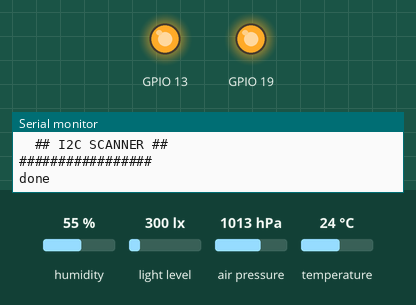
Bench run of a program on a simulated ESP32. Parts: output pins drawn as LEDs (lit = HIGH), the last lines printed to the serial monitor. The test bench sets the inputs (shaded band); at power-on: humidity 55 %, light level 300 lx, air pressure 1013 hPa, temperature 24 °C. WiFi joins after 1.5 s; servers stay silent unless stated; no MQTT or app messages arrive unless stated; not simulated (calls return 0 or success): configs/secrets.h, mqttAuth.h; names the files do not define were given values by the test bench: mqttPort = 1883. At 18.3 s the program puts the board to deep sleep or switches it off; the recording ends there.

Above: at 1.1 s.
At 3.6 s:
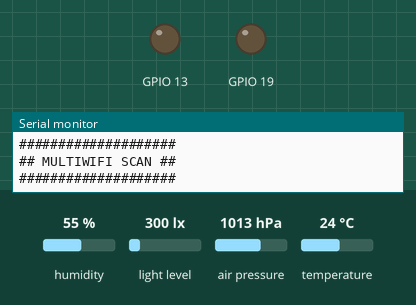
At 5.1 s:
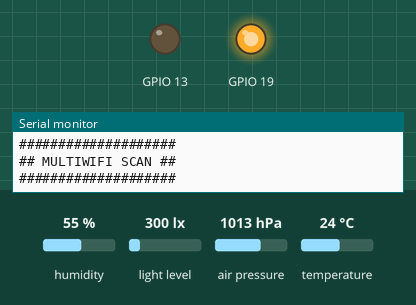
At 6.98 s:
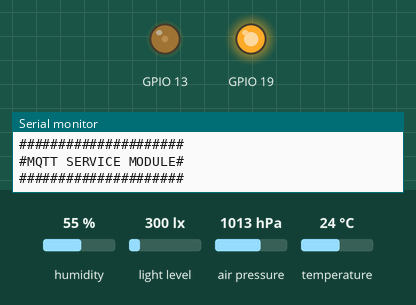
Timing chart, 0 to 18.3 s (numbered marks = the images above):
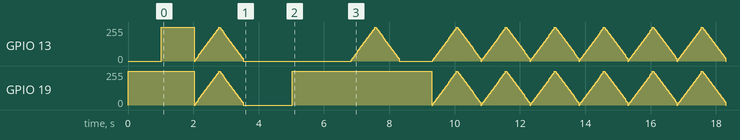

The program:

main.cpp
```cpp
#include <Arduino.h>
#include <SPI.h>
// #include "ArduinoOTA.h"
#include <ElegantOTA.h>
#include <WiFiClient.h>
#include <WebServer.h>

#include "network/network.h"   //wifi control
#include "mqtt/mqttServices.h" //mqtt functions
#include "leds/leds_watchdog_helper.h"
#include "sensors/sensors.h"
sensorData env;

#include "esp_log.h"
#include "configs/secrets.h" //wifi passwd
#include "configs/globals.h" //Global variables, defines
WiFiMulti wifiMulti;

#include <soc/soc.h>
#include <soc/rtc_cntl_reg.h>
#include <esp_task_wdt.h>
#include <esp_system.h>
#include <driver/rtc_io.h>
#include <esp_sleep.h>

// ################################
//         MQTT
// #################################
WiFiClient wifiClient;
int timer = 0;
int HttpLogServerPort = 80;

WebServer server(HttpLogServerPort); // for ota

PubSubClient mqttClient(wifiClient);
byte bErrorBMP, bErrorLux, bErrorAHT;
byte bErrorAll = 0;

void setup()
{
  digitalWrite(19, HIGH);
  byte error, address;
  int nDevices;

  Serial.begin(115200);
  Serial.setDebugOutput(true); // Set debug output to Serial

  led_watchdog_progress_blink(exec_stage::WATCHDOG);

  esp_log_level_set("*", ESP_LOG_DEBUG);

  Wire.begin();

  Serial.print("\n#################\n");
  Serial.print("  ## WATCHDOG ##\n");
  Serial.println("#################\n");
  //
  //
  // LedBlink2(LED_BUSY_PIN,3,0,500);
  //
  //
  //

  print_wakeup_reason();

  // Wake up timer set
  if (esp_sleep_enable_timer_wakeup(TIME_TO_SLEEP * uS_TO_S_FACTOR) == ESP_OK)
    ESP_LOGI(Deep_Sleep, "Deep sleep timer set to %i sec", TIME_TO_SLEEP);
  else
    ESP_LOGE(Deep_Sleep, "Deep sleep set time ERROR");

  // INIT Watchdog
  if (esp_task_wdt_init(WDT_TIMEOUT, true) == ESP_OK)
  {
    esp_task_wdt_add(NULL); // add current thread to WDT watch
    ESP_LOGI(Esp_parms, "ESP32 watchdog set restart after %i sec on panic", TIME_TO_SLEEP);
  }
  else
    ESP_LOGE(Esp_parms, "ESP32 watchdog set panic ERROR");

  // Set CPU frequency
  if (setCpuFrequencyMhz(80))
    ESP_LOGI(Esp_parms, "CPU set to:80Mhz");
  else
    ESP_LOGE(Esp_parms, "CPU not set to 80Mhz back to default 240Mhz");

  Serial.print("\n#################\n");
  Serial.print("  ## I2C SCANNER ##\n");
  Serial.println("#################\n");

  ESP_LOGI(I2c_Scanner, "Scanning...");

  nDevices = 0;
  for (address = 1; address < 127; address++)
  {

    Wire.beginTransmission(address);
    error = Wire.endTransmission();

    if (error == 0)
    {
      ESP_LOGI(I2c_Scanner, "Found device address %i", int(address));
      nDevices++;
    }
    else if (error == 4)
    {
      Serial.print("Unknow error at address 0x");
      if (address < 16)
        Serial.print("0");
      Serial.print(address, HEX);
      Serial.print("  ->");
      Serial.println(address);
    }
  }
  if (nDevices == 0)
    Serial.println("No I2C devices found\n");
  else
    Serial.println("done\n");

  led_watchdog_progress_blink(exec_stage::I2CSCAN);

  // ESP_LOGE("I2C device list scan", "Nie wszystkie czujniki sa gotowe, go next part...");

  // scan_wifi();
  // bool wifiStatus =setup_multi_wifi(mWifiPASS,mWifiPASS);
  //
  //
  // LedBlink2(LED_READY_PIN,5,0,300);
  //
  //
  //
  Serial.print("\n#####################\n");
  Serial.print("  ## MULTIWIFI SETUP ##\n");
  Serial.println("#####################\n");

  wifiMulti.addAP(Wifi1ssid, Wifi1pass); // temporary
  wifiMulti.addAP(Wifi2ssid, Wifi1pass);
  // wifiMulti.addAP("x", "x");

  Serial.print("\n####################\n");
  Serial.print("## MULTIWIFI SCAN ##\n");

  Serial.println("####################\n");

  led_watchdog_progress_blink(exec_stage::WIFI_TRY);

  if (wifiMulti.run() == WL_CONNECTED)
  {
    Serial.println("");
    ESP_LOGI(Network_Wifi_Conn, "WiFi connected");

    ESP_LOGI(Network_Wifi_Conn, "IP: %s", WiFi.localIP().toString().c_str());
    ESP_LOGI(Network_Wifi_Conn, "MAC: %s", WiFi.BSSIDstr().c_str());
    ESP_LOGI(Network_Wifi_Conn, "Channel: %d \n", WiFi.channel());

    led_watchdog_progress_blink(exec_stage::WIFI_CONNECTED);

    Serial.print("\n####################\n");
    Serial.print("# uSERVER HANDLERS #\n");
    Serial.println("####################\n");
    server.on("/", []()
              { server.send(200, "text/plain", "Hi! I am ESP32. Updated by Blacha Again and again"); });
    // NETWORK_uSERVER_HANDLER

    ElegantOTA.begin(&server); // Start ElegantOTA
    ESP_LOGI(uServer_Handlers, "ElegantOTA HTTP server started");
    server.begin();
    ESP_LOGI(uServer_Handlers, "OutputLog HTTP server begin on port: %i", HttpLogServerPort);

    sensorCheck(); // to return
  }
  else
  {
    led_watchdog_progress_blink(exec_stage::WIFI_ERROR);
    ESP_LOGE(Network_Wifi_Conn, "!!!!!!!!!!!!\n\n\nWIFI problem\n\n\n!!!!!!!!!!!!!!!!!");
    ESP.restart();
  }
}

void loop()
{
  server.handleClient();     // Uchwyt serwera HTTP do obslugi klienta
  readSensors(&env);         // Odczyt sensorów
  checkBatteryVoltage(&env); // Odczyt napięcia

  if (env.batteryVoltage <= batteryLowVoltage)
  {
    env.lowBattery = 1;
    ESP_LOGE(Battery, "BATTERY LOW: Measured:%fV !!!!!!!!!!!!!!!", env.batteryVoltage);
    {
      if (esp_sleep_enable_timer_wakeup(TIME_TO_SLEEP_LOW_BATTERY * uS_TO_S_FACTOR) == ESP_OK)
        ESP_LOGE(Battery, "BATTERY LOW:DEEP SLEEP SET TO %fsec", TIME_TO_SLEEP_LOW_BATTERY);
    }
  }
  else
  {
    env.lowBattery = 0;
  }

  if (MQTTconnect(mqttClient) == true) // Wysłanie danych przez protokół MQTT
  {

    float tempC = env.temperatureC;
    MQTTPublish("TempC", env.temperatureC, false, mqttClient);
    MQTTPublish("Hum", env.humidity, false, mqttClient);
    MQTTPublish("TempHum", env.temphum, false, mqttClient);
    MQTTPublish("HeatIndex", env.HeatIndex, false, mqttClient);
    MQTTPublish("Preasure", env.PressureSeaLevel, false, mqttClient);
    MQTTPublish("BME", env.BMEtemperature, false, mqttClient);
    MQTTPublish("Lux", env.lux, false, mqttClient);
    MQTTPublish("BatteryADC", env.batteryADC, false, mqttClient);
    MQTTPublish("BatteryVoltage", env.batteryVoltage, false, mqttClient);
    MQTTPublish("LowBattery", env.lowBattery, false, mqttClient);

    led_watchdog_progress_blink(exec_stage::SENT);
  }
  delay(1000);

  ESP_LOGI(Deep_Sleep, "Deep sleep start in 5 sec");
  for (int i = 5; i >= 0; i--)
  {
    led_watchdog_progress_blink(exec_stage::DEEP);
    Serial.println(i);
  }

  ESP_LOGI(Deep_Sleep, "Starting Deep sleep!");

  esp_deep_sleep_start(); // Uśpienie układu
}
// ##################################################################################################################
// ##################################################################################################################
void print_wakeup_reason()
{
  esp_sleep_wakeup_cause_t wakeup_reason = esp_sleep_get_wakeup_cause();

  switch (wakeup_reason)
  {
  case ESP_SLEEP_WAKEUP_EXT0:
    ESP_LOGI(Esp_get_parms, "Wakeup caused by external signal using RTC_IO");
    break;
  case ESP_SLEEP_WAKEUP_EXT1:
    ESP_LOGI(Esp_get_parms, "Wakeup caused by external signal using RTC_CNTL");
    break;
  case ESP_SLEEP_WAKEUP_TIMER:
    ESP_LOGI(Esp_get_parms, "Wakeup caused by Deepsleep timer");
    break;
  case ESP_SLEEP_WAKEUP_TOUCHPAD:
    ESP_LOGI(Esp_get_parms, "Wakeup caused by touchpad");
    break;
  case ESP_SLEEP_WAKEUP_ULP:
    ESP_LOGI(Esp_get_parms, "Wakeup caused by ULP program");
    break;
  default:
    ESP_LOGI(Esp_get_parms, "Wakeup was not caused by deep sleep");
    break;
  }
}
```

leds.cpp
```cpp
#include "leds.h"

void LedFade(int pin)
{
    int brightness = 0;
    int fadeAmount = 10;

    for (int i = 0; i <= 51; i++)
    {
        analogWrite(pin, brightness);
        brightness = brightness + fadeAmount;
        if (brightness <= 0 || brightness >= 255)
        {

            fadeAmount = -fadeAmount;
        }
        else

            delay(30);
    }
    analogWrite(pin, 0);
}
void LedFade(int pin1, int pin2)
{
    int brightness = 0;
    int fadeAmount = 10;

    for (int i = 0; i <= 51; i++)
    {
        analogWrite(pin1, brightness);
        analogWrite(pin2, brightness);
        brightness = brightness + fadeAmount;
        if (brightness <= 0 || brightness >= 255)
        {

            fadeAmount = -fadeAmount;
        }
        else

            delay(30);
    }
    analogWrite(pin1, 0);
    analogWrite(pin2, 0);
}

void LedState(int pin, bool state)
{
    if (state == true)
        analogWrite(pin, 255);
    else
        analogWrite(pin, 0);
}

void LedBlink(int pin)
{
    analogWrite(pin, 255);
    delay(300);
    analogWrite(pin, 0);
    delay(500);
    analogWrite(pin, 255);
}

void LedBlink(int pin, int times, int tdelay)
{
    for (int i = 0; i < times; i++)
    {
        analogWrite(pin, 255);
        delay(tdelay);
        analogWrite(pin, 0);
        delay(tdelay);
    }
}

void LedBlink(int pin, int times, int endstate, int tdelay)
{
    for (int i = 0; i < times; i++)
    {
        analogWrite(pin, 255);
        delay(tdelay);
        analogWrite(pin, 0);
        delay(tdelay);
    }
    delay(500);
    digitalWrite(pin, endstate);
}

void LedBlink2(int pin1, int pin2, int times, int tdelay, bool endstate)
{
    for (int i = 0; i < times; i++)
    {
        analogWrite(pin1, 255);
        analogWrite(pin2, 255);
        delay(tdelay);
        analogWrite(pin1, 0);
        analogWrite(pin2, 0);
        delay(tdelay);
    }
    delay(500);
    digitalWrite(pin1, endstate);
    digitalWrite(pin2, endstate);
}
```

leds.h
```cpp
#ifndef LEDS_H
#define LEDS_H
#include <Arduino.h>

#define LED_GREEN 13
#define LED_BLUE 19

void LedState(int pin, bool state);
void LedFade(int pin);
void LedFade(int pin1, int pin2);
void LedBlink(int pin);

void LedBlink(int pin, int times, int tdelay = 300);
void LedBlink(int pin, int times, int endstate, int tdelay = 300);
void LedBlink2(int pin1, int pin2, int times, int tdelay, bool endstate);

#endif
```

leds_watchdog_helper.cpp
```cpp
#include "leds_watchdog_helper.h"

void led_watchdog_progress_blink(exec_stage stage)
{
    switch (stage)
    {
    case WATCHDOG:
        LedState(LED_BLUE, true);
        delay(1000);
        break;
    case I2CSCAN:
        LedState(LED_GREEN, true);
        delay(1000);
        break;
    case WIFI_TRY:
        LedFade(LED_BLUE, LED_GREEN);
        break;
    case WIFI_CONNECTED:
        LedState(LED_BLUE, true);
        LedState(LED_GREEN, false);
        delay(1000);
        break;
    case WIFI_ERROR:
        LedBlink2(LED_BLUE,LED_GREEN,15,200,1);
        break;
    case SENT:
        LedFade(LED_GREEN);
        break;
    case DEEP:

        LedFade(LED_BLUE, LED_GREEN);
        break;
    default:
        break;
    }
}

/*
WATCHDOG = full blue
I2CSCAN = full green and blue
WIFI_TRY = fade blue
WIFI_CONNECTED blue up and blink 3 times green
I2COK = green blik 3
,I2CERR = blue blik 3
,SENT fade green
,DEEP fade blue

void LedState(int pin, bool state);
void LedFade(int pin);
void LedBlink(int pin);
void LedBlink(int pin, int times);
void LedBlink(int pin, int times, int tdelay = 300);
void LedBlink2(int pin, int times, int endstate, int tdelay = 300);
*/
```

leds_watchdog_helper.h
```cpp
#ifndef LEDS_WATCHDOG_HELPER_H
#define LEDS_WATCHDDOG_HELPER_H
#include "leds.h"
enum exec_stage
{
    WATCHDOG,
    I2CSCAN,
    WIFI_TRY,
    WIFI_CONNECTED,
    WIFI_ERROR,
    SENT,
    DEEP
};
void led_watchdog_progress_blink(exec_stage stage);
#endif
```

mqttServices.cpp
```cpp
#include <Arduino.h>
#include "mqttServices.h"
#include "mqttAuth.h"

static const char *MQTT_Connect_TAG = "MQTT";
static const char *MQTT_Send_TAG = "MQTT_SEND";
static const char *MQTT_GotRequest_TAG = "MQTT_DATA";

bool MQTTconnect(PubSubClient &mqttClient)
{
  Serial.print("#####################\n");
  Serial.print("#MQTT SERVICE MODULE#\n");
  Serial.println("#####################\n");

  int tries = 1; // How many mqttClient try to connect after fail
  while (!mqttClient.connected())
  {
    mqttClient.setServer(mqttServer, mqttPort);
    ESP_LOGI(MQTT_Connect_TAG, "Connection attempt %i...", tries);
    // Attempt to connect
    if (mqttClient.connect(mqttServer, mqttUser, mqttPassword))
    {
      ESP_LOGI(MQTT_Connect_TAG, "Connection attempt %i ... Connected", tries);
      return true;
    }
    else
    {
      int mqtt_rc_state = mqttClient.state();
      ESP_LOGE(MQTT_Connect_TAG, "Connection attempt %i/5 failed return code=%i, Retrying in 5 seconds...", tries, mqtt_rc_state);

      delay(5000);
      tries++;
      if (tries > 6)
      {
        ESP_LOGE(MQTT_Connect_TAG, "ERROR! Connection failed after 5 attempts (RC=%i) . STOP, Going to deep sleep", mqtt_rc_state);
        return false;
      }
    }
  }
  // Serial.println();

  return true;
}

void MQTTSend(char *topicBuffer, char *payload, bool retain, PubSubClient &mqttClient) //  MQTTSend: MQTT send topic with value to broker
{
  int status = 0;
  int retryCount = 0;
#ifdef ExtraDebugMQTT
  ESP_LOGD(MQTT_GotRequest_TAG, "Got request -> '%s':'%s'", topicBuffer, payload);
#else
  ESP_LOGI(MQTT_Send_TAG, "Sending request status=%i retryCount=%i ", status, retryCount);
#endif

  while (!status && retryCount < 5)
  {
    status = mqttClient.publish(topicBuffer, payload, retain);
    if (status)
      ESP_LOGI(MQTT_Send_TAG, "Sending request, status=%i retryCount=%i [OK]", status, retryCount);
    else
      ESP_LOGI(MQTT_Send_TAG, "Retrying request, status=%i retryCount=%i [Retry]", status, retryCount);
    delay(50);
    retryCount++;
  }

  if (retryCount >= 5)
  {
    ESP_LOGE(MQTT_Send_TAG, "Request FAILED , in status=%i after retryCount=%i", status, retryCount);
    ESP_LOGE(MQTT_Send_TAG, "^^^^^^^ on '%s':'%s'", topicBuffer, payload);
  }
}

void MQTTPublish(const char topic[], char *value, bool retain, PubSubClient &mqttClient)
{
  char topicBuffer[256];
  char payload[256];

  strcpy(topicBuffer, mainTopic);
  strcat(topicBuffer, topic);
  if (!mqttClient.connected())
    MQTTconnect(mqttClient);
  mqttClient.loop();
  sprintf(payload, "%s", value);
  MQTTSend(topicBuffer, payload, retain, mqttClient);
}
void MQTTPublish(const char topic[], int value, bool retain, PubSubClient &mqttClient) //  MQTTPublishInt
{
  char topicBuffer[256];
  char payload[256];

  strcpy(topicBuffer, mainTopic);
  strcat(topicBuffer, topic);
  if (!mqttClient.connected())
    MQTTconnect(mqttClient);
  mqttClient.loop();
  sprintf(payload, "%i", value);
  MQTTSend(topicBuffer, payload, retain, mqttClient);
}
void MQTTPublish(const char topic[], long value, bool retain, PubSubClient &mqttClient) //  MQTTPublish Long
{
  char topicBuffer[256];
  char payload[256];

  strcpy(topicBuffer, mainTopic);
  strcat(topicBuffer, topic);
  if (!mqttClient.connected())
    MQTTconnect(mqttClient);
  mqttClient.loop();
  sprintf(payload, "%li", value);
  MQTTSend(topicBuffer, payload, retain, mqttClient);
}
void MQTTPublish(const char topic[], float value, bool retain, PubSubClient &mqttClient) //  MQTTPublishFloat
{
  char topicBuffer[256];
  char payload[256];

  strcpy(topicBuffer, mainTopic);
  strcat(topicBuffer, topic);
  if (!mqttClient.connected())
    MQTTconnect(mqttClient);
  mqttClient.loop();
  sprintf(payload, "%6.3f", value);
  MQTTSend(topicBuffer, payload, retain, mqttClient);
}
void MQTTPublish(const char topic[], bool value, bool retain, PubSubClient &mqttClient) //  MQTTPublishBool
{
  char topicBuffer[256];
  char payload[256];

  strcpy(topicBuffer, mainTopic);
  strcat(topicBuffer, topic);
  if (!mqttClient.connected())
    MQTTconnect(mqttClient);
  mqttClient.loop();
  if (value)
  {
    sprintf(payload, "true");
  }
  else
  {
    sprintf(payload, "false");
  }
  MQTTSend(topicBuffer, payload, retain, mqttClient);
}
```

mqttServices.h
```cpp
#ifndef MQTTSERVICES_H
#define MQTTSERVICES_H

#include <Arduino.h>
 #include <PubSubClient.h>

bool MQTTconnect(PubSubClient &mqttClient);

void MQTTSend(char *topicBuffer, char *payload, bool retain, PubSubClient &mqttClient);
void MQTTPublish(const char topic[], char *value, bool retain, PubSubClient &mqttClient); //  MQTTPublishString
void MQTTPublish(const char topic[], int value, bool retain, PubSubClient &mqttClient) ;//  MQTTPublishInt
void MQTTPublish(const char topic[], long value, bool retain, PubSubClient &mqttClient); //  MQTTPublish Long
void MQTTPublish(const char topic[], float value, bool retain, PubSubClient &mqttClient); //  MQTTPublishFloat
void MQTTPublish(const char topic[], bool value, bool retain, PubSubClient &mqttClient); //  MQTTPublishBool


 #endif
```

network.h
```cpp
#ifndef NETWORK_H
#define NETWORK_H

#include <Arduino.h>
#include <WiFiMulti.h>
#include <esp_log.h>
#include <WiFi.h>
#include <Wire.h>

#include <string>
#include <vector>


void scan_wifi();
//bool setup_wifi(char *siec, char *password);//function rejeted in future
//bool setup_multi_wifi(char (*ssid)[20], char(*passwd)[20]);


#endif
```

sensors.h
```cpp
#ifndef SENSORS_H
#define SENSORS_H

#include <Arduino.h>
#include <BH1750.h>
#include <Adafruit_BMP085.h>
#include <Adafruit_AHTX0.h>
#include "configs/sensors_conf.h"

#include <SFE_BMP180.h>
struct sensorExist
{
  bool wire;
  bool bmp;
  bool lux;
  bool ath;
};
struct sensorStatus
{
  int wire;
  int uv;
  int bmp;
  int lux;
  int ath;
};
struct sensorData
{
  float temperatureC;
  float humidity;
  char temphum[30];
  // float windSpeed;
  // float windDirection;
  // char windCardinalDirection[5];
  float HeatIndex;
  float Pressure;
  float PressureSeaLevel;
  float BMEtemperature;
  float RelAltitude;
  // float UVIndex;
  float lux;
  float batteryVoltage;
  int batteryADC;
  int lowBattery;
  unsigned int coreC;
};

bool checkI2cTransmission(int address, bool *setStatus);
void sensorCheck(void);
void readSensors(struct sensorData *environment);

void testsensor(void);

float convertFtoC(float f);
float convertCtoF(float c);
float computeHeatIndex(float temperature, float percentHumidity,
                       bool isFahrenheit);
void checkBatteryVoltage(struct sensorData *environment);

static const char *SENSOR_INITS_TAG = "SENSOR_INIT";
static const char *SENSOR_I2C_CONN_TAG = "I2C_INIT";
static const char *SENSOR_DATA_EVENTS = "SENSOR_DATA";
static const char *SENSOR_BATTERY_CTL = "BATTERY_CTL";
static const char *Battery = "LOW_BATTERY_PROBLEM";

#endif
```

Source omitted: network.cpp (2612 bytes), sensors.cpp (7919 bytes), globals.h (847 bytes), sensors_conf.h (651 bytes)
